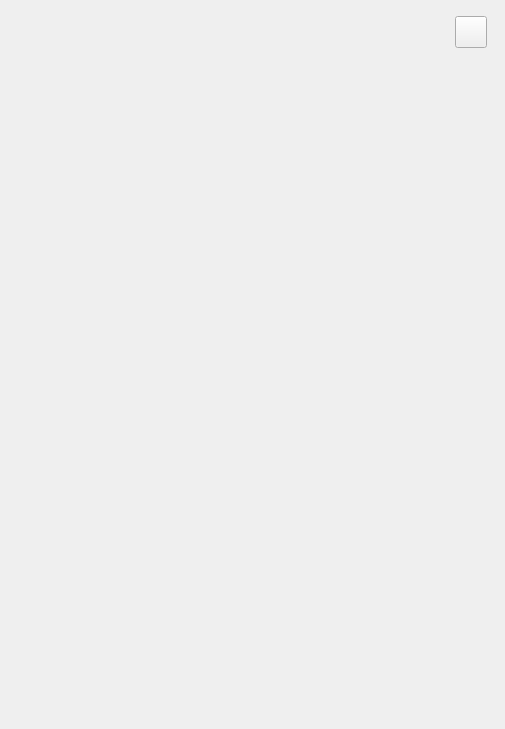
<?xml version="1.0" encoding="UTF-8"?>
<ui version="4.0">
 <class>vBrowser</class>
 <widget class="QWidget" name="vBrowser">
  <property name="geometry">
   <rect>
    <x>0</x>
    <y>0</y>
    <width>505</width>
    <height>729</height>
   </rect>
  </property>
  <property name="windowTitle">
   <string>活动页面</string>
  </property>
  <property name="styleSheet">
   <string notr="true">QLabel
{
color:white;
background-color: rgba(0, 0, 0, 70%);
border-radius:8px;
font: 16px Microsoft YaHei;
}

QPushButton
{
	border-image: url(:/Prank/Prank/ic_gb.png);
}

QPushButton:hover
{
	border-image: url(:/Prank/Prank/ic_gb_bright.png);
}</string>
  </property>
  <layout class="QVBoxLayout" name="verticalLayout">
   <property name="spacing">
    <number>0</number>
   </property>
   <property name="leftMargin">
    <number>0</number>
   </property>
   <property name="topMargin">
    <number>0</number>
   </property>
   <property name="rightMargin">
    <number>0</number>
   </property>
   <property name="bottomMargin">
    <number>0</number>
   </property>
   <item>
    <widget class="QFrame" name="frame">
     <property name="styleSheet">
      <string notr="true">#frame
{
	border-radius:8px;
}</string>
     </property>
     <property name="frameShape">
      <enum>QFrame::StyledPanel</enum>
     </property>
     <property name="frameShadow">
      <enum>QFrame::Raised</enum>
     </property>
     <widget class="QWidget" name="widget" native="true">
      <property name="geometry">
       <rect>
        <x>0</x>
        <y>0</y>
        <width>505</width>
        <height>100</height>
       </rect>
      </property>
      <property name="minimumSize">
       <size>
        <width>0</width>
        <height>100</height>
       </size>
      </property>
      <property name="styleSheet">
       <string notr="true">#widget{
border-image: url(:/QSimpleBrowser/qrc/web.png);
}</string>
      </property>
     </widget>
     <widget class="QPushButton" name="pushButton">
      <property name="geometry">
       <rect>
        <x>455</x>
        <y>16</y>
        <width>32</width>
        <height>32</height>
       </rect>
      </property>
      <property name="cursor">
       <cursorShape>PointingHandCursor</cursorShape>
      </property>
      <property name="styleSheet">
       <string notr="true">#pushButton
{
	border-image: url(:/QHMCefBrowser/qrc/ic_zggb.png);
}

#pushButton:hover
{
	border-image: url(:/QHMCefBrowser/qrc/ic_zggb1.png);
}</string>
      </property>
      <property name="text">
       <string/>
      </property>
     </widget>
     <widget class="QCefWebView" name="widget_web" native="true">
      <property name="geometry">
       <rect>
        <x>0</x>
        <y>0</y>
        <width>505</width>
        <height>729</height>
       </rect>
      </property>
     </widget>
     <zorder>widget_web</zorder>
     <zorder>widget</zorder>
     <zorder>pushButton</zorder>
    </widget>
   </item>
  </layout>
 </widget>
 <customwidgets>
  <customwidget>
   <class>QCefWebView</class>
   <extends>QWidget</extends>
   <header location="global">QCefWebView.h</header>
   <container>1</container>
  </customwidget>
 </customwidgets>
 <resources>
  <include location="QHMCefBrowser.qrc"/>
 </resources>
 <connections/>
</ui>
